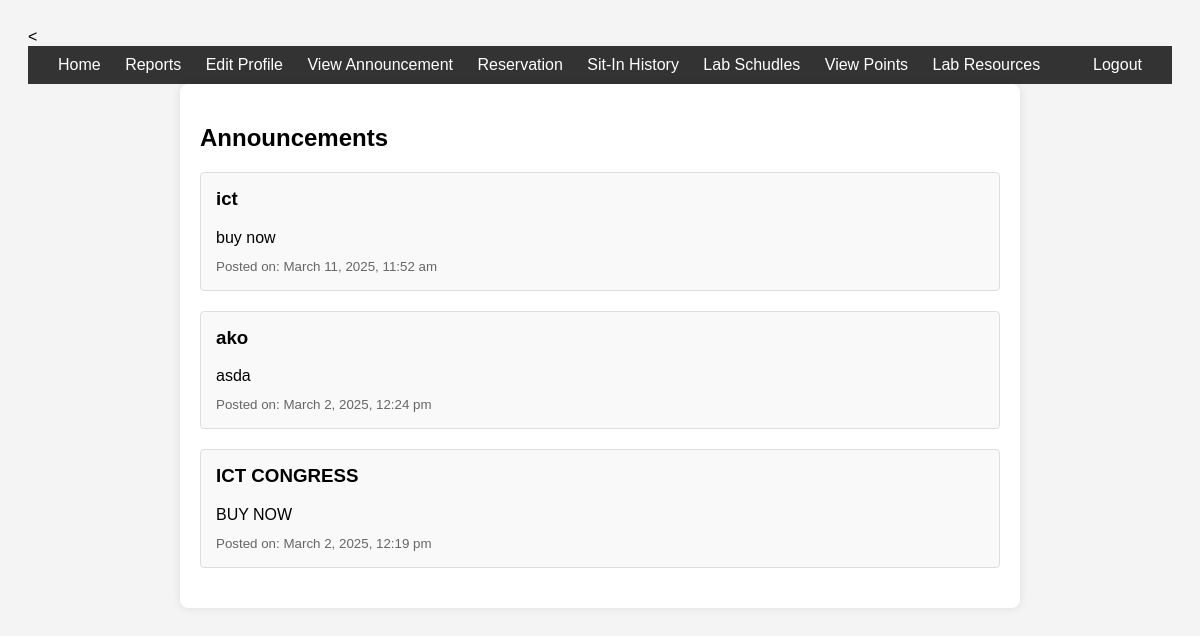
The page /view_announcements.php (signed in) on the database its author committed.
### tables this page shows
CREATE TABLE `announcements` (
  `id` int(11) NOT NULL,
  `title` varchar(255) NOT NULL,
  `content` text NOT NULL,
  `created_at` timestamp NOT NULL DEFAULT current_timestamp()
);

### view_announcements.php (the view, shortened to what this page needs)
<?php
include 'db_connect.php';
$sql = "SELECT * FROM announcements ORDER BY created_at DESC";
$result = $conn->query($sql);
?>
<!DOCTYPE html>
<html lang="en">
<head>
</head>
<body>
<<div class="header">
        <div>
            <a href="home.php">Home</a>
            <a href="reports.php">Reports</a>
            <a href="editprofile.php">Edit Profile</a>
            <a href="view_announcements.php">View Announcement</a>
            <a href="reservation.php">Reservation</a>
            <a href="sitin.php">Sit-In History</a>
            <a href="lab_schedule_student.php">Lab Schudles</a>
            <a href="view_points.php">View Points</a>
            <a href="lab_student.php">Lab Resources</a>
        </div>
        <div>
        <a href="logout.php" onclick="return confirm('Are you sure you want to logout?');">Logout</a>
    </div>
    </div>
    <div class="container">
        <h2>Announcements</h2>
        <?php if ($result->num_rows > 0): ?>
            <?php while ($row = $result->fetch_assoc()): ?>
                <div class="announcement">
                    <h3><?= htmlspecialchars($row['title']) ?></h3>
                    <p><?= nl2br(htmlspecialchars($row['content'])) ?></p>
                    <small>Posted on: <?= date('F j, Y, g:i a', strtotime($row['created_at'])) ?></small>
                </div>
            <?php endwhile; ?>
        <?php else: ?>
            <p>No announcements found.</p>
        <?php endif; ?>
    </div>
</body>
</html>

### view_announcements.php (style rules this page uses)
body { font-family: Arial, sans-serif; padding: 20px; background: #f4f4f4; }
.container { max-width: 800px; margin: 0 auto; background: white; padding: 20px; border-radius: 8px; box-shadow: 0 0 10px rgba(0, 0, 0, 0.1); }
h2 { margin-bottom: 20px; }
.announcement { margin-bottom: 20px; padding: 15px; border: 1px solid #ddd; border-radius: 4px; background: #f9f9f9; }
.announcement h3 { margin-top: 0; }
.announcement p { margin: 10px 0; }
.announcement small { color: #666; }
.header { background-color: #333; color: white; padding: 10px 20px; display: flex; justify-content: space-between; align-items: center; }
.header a { color: white; text-decoration: none; margin: 0 10px; }

### rows shown on the page
announcements: title "ict", content "buy now", created_at "March 11, 2025, 11:52 am"
announcements: title "ako", content "asda", created_at "March 2, 2025, 12:24 pm"
announcements: title "ICT CONGRESS", content "BUY NOW", created_at "March 2, 2025, 12:19 pm"
